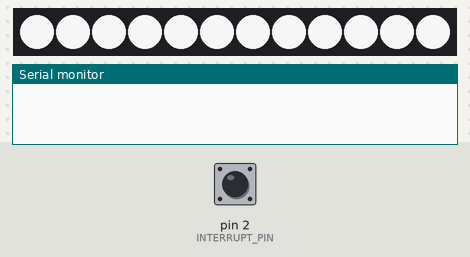
Recording of a sketch running on a simulated Arduino Uno, built with avr-gcc and run on an emulated ATmega328P. Shown: 12 RGB LEDs in strip order, left to right, the last lines printed to the serial monitor. Inputs (shaded band) come from the test bench; at power-on: pin 2 (INTERRUPT_PIN) LOW. Dim RGB values are drawn brighter than linear; random numbers use the default seed unless the sketch sets one.

Above: at 11.37 s.
At 12.6 s:
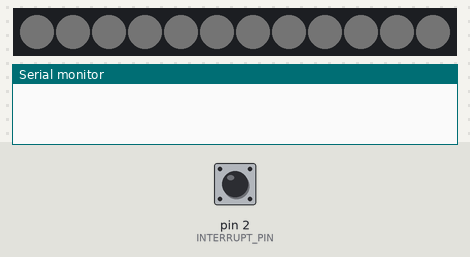
12.7 s: pin 2 (INTERRUPT_PIN) pulled HIGH for 0.15 s
At 13.5 s:
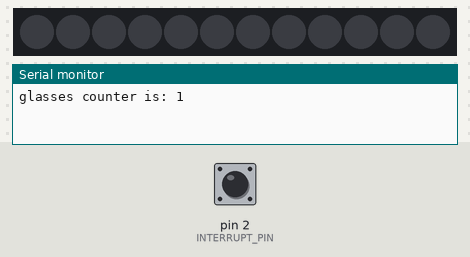
Timing chart, 0 to 15.7 s (numbered marks = the images above; inputs shaded):
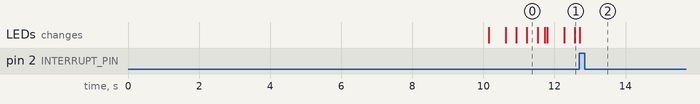

The sketch:

main.ino
```cpp
/*
 * H2Go

 * Soft transluscent rubber raindrop with embedded electronics.
 *
 * H2Go is fully portable and reminds users to drink 8 glasses of
 * water a day.
 *
 * LED brightness changes from dim to fully bright
 * and then reverses from fully bright to dim. Does repeatedly until
 * user presses down on raindrop to indicate they have drank a
 * glass of water.
 *
 * Created by Angeliki Beyko on March 08, 2018
 * Last modified on Jan 29, 2019 with help from Eric Marks
 *
 * Sources used:
 * http://diarmuid.ie/blog/pwm-exponential-led-fading-on-arduino-or-other-platforms/
 * https://github.com/FastLED/FastLED/wiki/Basic-usage
 * https://github.com/FastLED/FastLED/wiki/Pixel-reference
 * https://www.rapidtables.com/convert/color/rgb-to-hsv.html
 *
 */

// import library
#include <FastLED.h>

// define constants
#define NUM_LEDS 12
#define DATA_PIN 6
#define INTERRUPT_PIN 2

#define TWINKLE_SPEED 100
#define PULSE_SPEED 10

#define PULSE_DELAY_TIME 10000
#define TWINKLE_DELAY_TIME 5000

#define GOAL_GLASSES 3

#define PWM_INTERVALS 100

CRGB leds[NUM_LEDS];

int glassesCounter = 0;

//device states
#define DEVICE_STATE_PULSE 0
#define DEVICE_STATE_TWINKLE 1
#define DEVICE_STATE_PULSE_DELAY 2
#define DEVICE_STATE_DONE 3
int device_state = DEVICE_STATE_PULSE_DELAY;

//keeps track of when state changes happen
unsigned long int device_state_change_time = 0;
//keeps track of the previous state so the program can detect state changes by itself and I dont need to manually record state change times
int device_state_previous = device_state;

//pre-calculate R for pulsing animation since it will never change at runtime
float R = 41.553430;
int base = 10;

volatile bool button_pressed = false;

void button_press() {
  if (device_state == DEVICE_STATE_PULSE) button_pressed = true;
}

void setup() {
  Serial.begin(9600);


  R = (PWM_INTERVALS * log10(base)) / (log10(255));
  pinMode(INTERRUPT_PIN, INPUT); //button is pulled high, grounded when pressed

  FastLED.addLeds<NEOPIXEL, DATA_PIN>(leds, NUM_LEDS);
  pinMode(DATA_PIN, OUTPUT);

  attachInterrupt(digitalPinToInterrupt(INTERRUPT_PIN), button_press, RISING);  //only tigger on press
}


void loop() {

  if (device_state == DEVICE_STATE_PULSE_DELAY || device_state == DEVICE_STATE_DONE) {
    for (int i = 0; i < 12; i++) leds[i] = CRGB::Black;
  }

  if (device_state == DEVICE_STATE_PULSE)    pulse();
  if (device_state == DEVICE_STATE_TWINKLE)  twinkle();

  if (button_pressed) {
    button_pressed = false;  //reset button pressed flag
    glassesCounter++;
    Serial.print("glasses counter is: ");
    Serial.println(glassesCounter);

    if (glassesCounter == GOAL_GLASSES) {
      Serial.println("Fully hydrated!!!");
      device_state = DEVICE_STATE_TWINKLE;
    }
    else {
      device_state = DEVICE_STATE_PULSE_DELAY;
    }
  }

  FastLED.show();

  //set timer if state changed
  if (device_state_previous != device_state) {
    device_state_change_time = millis();
  }

  //automatic changes between states
  if (device_state == DEVICE_STATE_PULSE_DELAY) {
    if (millis() - device_state_change_time > PULSE_DELAY_TIME) {
      device_state = DEVICE_STATE_PULSE;
    }
  }

  if (device_state ==  DEVICE_STATE_TWINKLE) {
    if (millis() - device_state_change_time > TWINKLE_DELAY_TIME) {
      device_state = DEVICE_STATE_DONE;
    }
  }

  //record last state
  device_state_previous = device_state;
}

//non-blocking twinkle
void twinkle() {
  static unsigned long int last_twinkle_time = 0;  //static makes this variable be remembered between function calls
  //this could be a global, but using a static keeps the scope cleaner
  //uint_32t is the same as a long unsigned int on arduino, probably better to use the explit uint32_t type if you port code to different cpus

  if (millis() - last_twinkle_time > TWINKLE_SPEED) {  //only twinkle when enough time (TWINKLE_SPEED milliseconds) has passed
    last_twinkle_time = millis(); // re-set the timer

    for (int dot = 0; dot < NUM_LEDS; dot++) {
      int randomBrightness = random(0, 256);
      int color = random(0, 3);
      switch (color) {
        case 0:
          leds[dot].setHSV(91, 20, randomBrightness);
          break;
        case 1:
          leds[dot].setHSV(232, 81, randomBrightness);
          break;
        case 2:
          leds[dot].setHSV(180, 73, randomBrightness);
          break;
      }
    }
  }
}


//non-blocking pulse
//brighten and dim are not used anywhere else in the code
//so its better to just bring them in to this function
void pulse() {
  static unsigned long int last_pulse_time = 0;
  static bool counting_up = true;
  static int interval = 0;
  if (millis() - last_pulse_time > PULSE_SPEED) {

    //reset animation if it has been a long time since called
    if (millis() - last_pulse_time > 4 * PULSE_SPEED) {
      interval = 0;
      counting_up = true;
    }

    last_pulse_time = millis();

    //this animation could be redone with cleaner code, but I don't want to risk changing how it looks right now

    if (counting_up) interval++;
    else             interval--;

    int brightness = pow(base, (interval / R)) - 1;

    // set the LED ring output to the calculated brightness
    for (int dot = 0; dot < NUM_LEDS; dot++) {
      leds[dot].setHSV(0, 0, brightness); // hue, sat, val or "brightness"
    }

    if (interval == 100) counting_up = false;
    if (interval == 0)   counting_up = true;
  }
}
```
